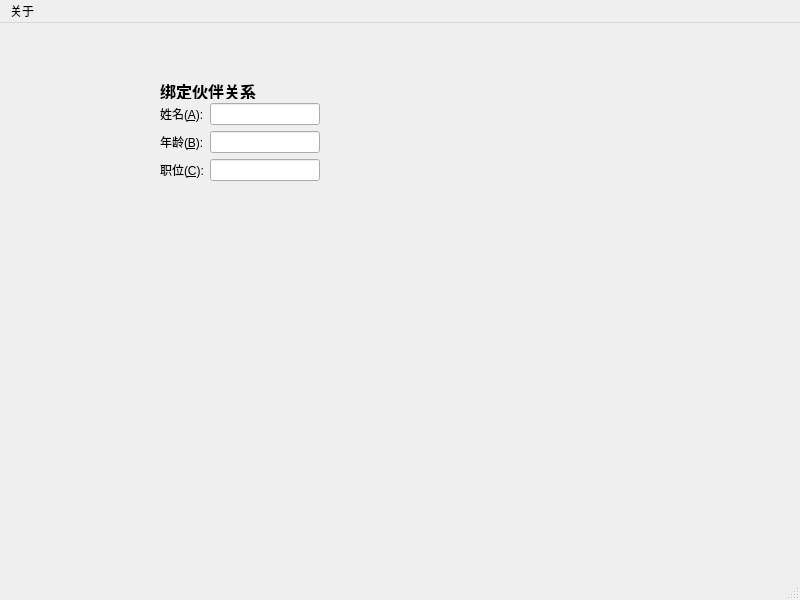
<?xml version="1.0" encoding="UTF-8"?>
<ui version="4.0">
 <class>MainWindow</class>
 <widget class="QMainWindow" name="MainWindow">
  <property name="geometry">
   <rect>
    <x>0</x>
    <y>0</y>
    <width>800</width>
    <height>600</height>
   </rect>
  </property>
  <property name="windowTitle">
   <string>MainWindow</string>
  </property>
  <widget class="QWidget" name="centralwidget">
   <widget class="QWidget" name="formLayoutWidget">
    <property name="geometry">
     <rect>
      <x>160</x>
      <y>80</y>
      <width>160</width>
      <height>80</height>
     </rect>
    </property>
    <layout class="QFormLayout" name="formLayout">
     <item row="0" column="0">
      <widget class="QLabel" name="label">
       <property name="text">
        <string>姓名(&amp;A):</string>
       </property>
       <property name="buddy">
        <cstring>lineEdit</cstring>
       </property>
      </widget>
     </item>
     <item row="0" column="1">
      <widget class="QLineEdit" name="lineEdit"/>
     </item>
     <item row="1" column="0">
      <widget class="QLabel" name="label_2">
       <property name="text">
        <string>年龄(&amp;B):</string>
       </property>
       <property name="buddy">
        <cstring>lineEdit_2</cstring>
       </property>
      </widget>
     </item>
     <item row="2" column="0">
      <widget class="QLabel" name="label_3">
       <property name="text">
        <string>职位(&amp;C):</string>
       </property>
       <property name="buddy">
        <cstring>lineEdit_3</cstring>
       </property>
      </widget>
     </item>
     <item row="1" column="1">
      <widget class="QLineEdit" name="lineEdit_2"/>
     </item>
     <item row="2" column="1">
      <widget class="QLineEdit" name="lineEdit_3"/>
     </item>
    </layout>
   </widget>
   <widget class="QLabel" name="label_4">
    <property name="geometry">
     <rect>
      <x>160</x>
      <y>60</y>
      <width>101</width>
      <height>16</height>
     </rect>
    </property>
    <property name="font">
     <font>
      <family>Consolas</family>
      <pointsize>12</pointsize>
      <weight>75</weight>
      <bold>true</bold>
     </font>
    </property>
    <property name="text">
     <string>绑定伙伴关系</string>
    </property>
   </widget>
  </widget>
  <widget class="QMenuBar" name="menubar">
   <property name="geometry">
    <rect>
     <x>0</x>
     <y>0</y>
     <width>800</width>
     <height>23</height>
    </rect>
   </property>
   <widget class="QMenu" name="menu">
    <property name="title">
     <string>关于</string>
    </property>
    <addaction name="actionhelp"/>
    <addaction name="actionjason"/>
   </widget>
   <addaction name="menu"/>
  </widget>
  <widget class="QStatusBar" name="statusbar"/>
  <action name="actionhelp">
   <property name="text">
    <string>help</string>
   </property>
  </action>
  <action name="actionjason">
   <property name="text">
    <string>jason</string>
   </property>
  </action>
 </widget>
 <resources/>
 <connections/>
</ui>
